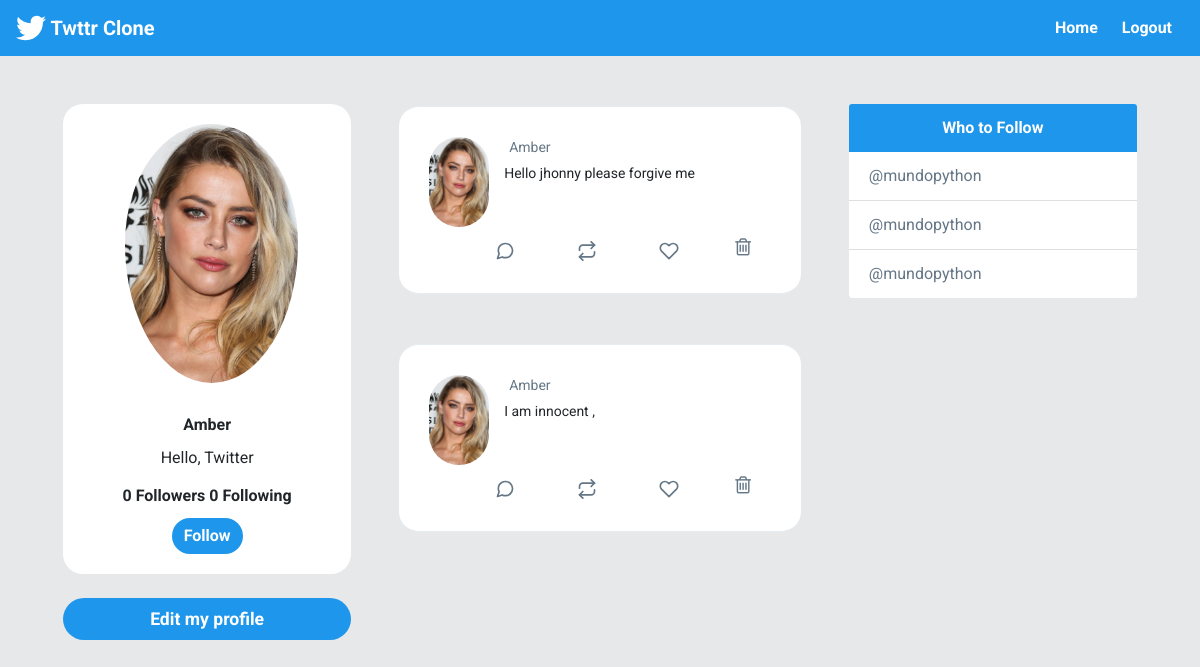
The page /profile/Amber/ (signed in) on the database its author committed.
### twitter/models.py (models this page shows, shortened)
class Profile(models.Model):
    user = models.OneToOneField(User, on_delete=models.CASCADE)
    bio = models.CharField(default='Hello, Twitter', max_length=100)
    image = models.ImageField(default = 'default.png')
    def following(self):
        user_ids = Relationship.objects.filter(from_user=self.user)\
                                                           .values_list('to_user_id', flat=True)
        return User.objects.filter(id__in=user_ids)
    def followers(self):
        user_ids = Relationship.objects.filter(to_user=self.user)\
                                                           .values_list('from_user_id', flat=True)
        return User.objects.filter(id__in=user_ids)

class Post(models.Model):
    timestamp = models.DateTimeField(default=timezone.now)
    content = models.TextField()
    user = models.ForeignKey(User,on_delete=models.CASCADE, related_name='posts')
    class Meta:
        ordering = ['-timestamp']

### twitter/views.py (the view)
# urls.py: path('profile/<str:username>/', views.profile , name='profile'),
def profile(request ,username):
    user = User.objects.get(username=username)
    posts = user.posts.all()
    context = {'user':user, 'posts':posts}
    return render(request , 'twitter/profile.html' ,context)

### twitter/templates/twitter/profile.html (shortened to what this page needs)
{% extends 'twitter/layout.html' %}
{% load humanize %}
{% block content %}
<div id="main" class="container-fluid d-flex">
    <div class="sidebar m-5 d-none d-md-block">
        <div class="">
            <div class="card " style="width: 18rem; text-align:center;border-radius: 20px;">
                <img class="card-img-top rounded-circle"
                    style="width:60%; position: relative;left: 62px;padding-top: 20px;" src="{{ user.profile.image.url }}"
                    alt="Card image cap">
                <div class="card-body">
                    <h6 class="card-title font-weight-bold">{{ user }}</h6>
                    <p class="card-text">{{ user.profile.bio }}</p>
                    <h6 class="card-title font-weight-bold">
                        {{ user.profile.followers.count }} Followers
                        {{ user.profile.following.count }} Following
                    </h6>
                    {% if request.user.is_authenticated %}
                        {% if user.username != request.user.username %}
                            {% if user not in request.user.profile.following %}
                            <a href="{% url 'follow' user %}" class="btn text-white rounded-pill">Follow</a>
                            {% else %}
                            <a href="{% url 'unfollow' user %}" class="btn text-white rounded-pill">Unfollow</a>
                            {% endif%}
                        {% endif%}
                    {% endif %}
                </div>
            </div>
            <a href="{% url 'edit' %}" id="addATweetLeft" type="button"
                style="border-radius: 30px; font-size: 1.1rem; font-weight:bold;"
                class="btn btn-lg btn-block mt-4 text-white ">Edit my profile</a>
        </div>
    </div>
    <div class="content">
        {% for post in posts %}
        <div id="tweetCards">
            <div class="tweet-wrap" style="border-radius:20px">
                <div class="tweet-header">
                    <img src="{{ post.user.profile.image.url }}" alt="" class="avator">
                    <div class="tweet-header-info">
                        {{ post.user.first_name }}<span>{{ post.user }}</span>
                        <p>{{ post.content }}</p>
                    </div>
                </div>
                <div class="tweet-info-counts">
                    <div class="comments">
                        <button style="background: white; border: none;">
                        </button>
                    </div>
                    <div class="retweets">
                        <button style="background: white; border: none;">
                        </button>
                    </div>
                    <div class="likes">
                        <button style="background: white; border: none;">
                        </button>
                    </div>
                    <div class="trash">
                        <a href="#" style="background: white; border: none;">
                            <i class="fa fa-trash-o" style="color:#657786; font-size: 20px" aria-hidden="true"></i>
                        </a>
                    </div>
                </div>
            </div>
        </div>
        {% endfor %}
    </div>
    <div class="sidebar m-5 d-none d-xl-block">
        <div class="card" style="width: 18rem;">
            <div class="card-header">
                Who to Follow
            </div>
            <ul class="list-group list-group-flush">
                <li class="list-group-item"><a href="#" style="text-decoration: none;color: #657787;">@mundopython</a>
                </li>
                <li class="list-group-item"><a href="#" style="text-decoration: none;color: #657787;">@mundopython</a>
                </li>
                <li class="list-group-item"><a href="#" style="text-decoration: none;color: #657787;">@mundopython</a>
                </li>
            </ul>
        </div>
    </div>
</div>
{% endblock content %}

### twitter/static/css/style.css (style rules this page uses)
body { background: #E6E8E9; ; font-family: 'Asap', sans-serif; font-family: 'Roboto', sans-serif; }
img { max-width: 100%; }
.avator { border-radius: 100px; width: 60px; margin-right: 15px; }
.card { border: none; }
.card-header { background-color: #1E96EB ; color: white; text-align: center; font-weight: bold; border: none; }
#main { justify-content: center; }
.tweet-wrap { max-width: 490px; background: #fff; margin: 0 auto; margin-top: 50px; border-radius: 3px; padding: 30px; border-bottom: 1px solid #e6ecf0; border-top: 1px solid #e6ecf0; }
.tweet-header { display: flex; align-items: flex-start; font-size: 14px; }
.tweet-header-info { font-weight: bold; }
.tweet-header-info span { color: #657786; font-weight: normal; margin-left: 5px; }
.tweet-header-info p { font-weight: normal; margin-top: 5px; }
.tweet-info-counts { display: flex; margin-left: 60px; margin-top: 10px; }
.tweet-info-counts div { display: flex; margin-right: 20px; }
.tweet-info-counts div svg { color: #657786; margin-right: 10px; }
.btn { background-color: #1E96EB ; border-style: none; font-weight: bold; color: white; }
a:link { color: #1E96EB ; text-decoration: none; }

### rows shown on the page
Post: user.profile.image (picture), user "Amber", content "Hello jhonny please forgive me"
Post: user.profile.image (picture), user "Amber", content "I am innocent ,"

### other values the page prints
{{ user }} "Amber"
{{ user.profile.bio }} "Hello, Twitter"
{{ user.profile.followers.count }} "0"
{{ user.profile.following.count }} "0"
